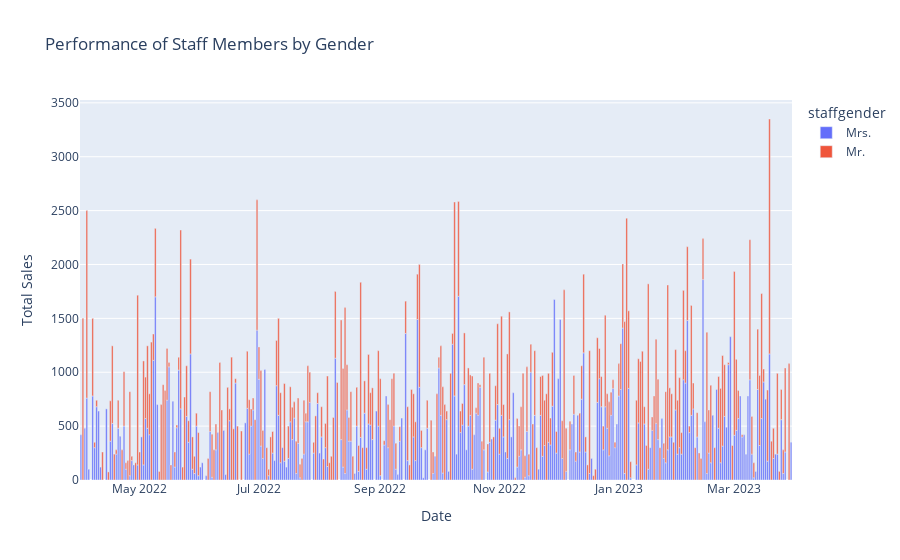

Notebook cell for this chart:
### Code cell
import pandas as pd
import plotly.express as px
df1 = pd.read_csv('Balaji_Fast_Food_Sales_Updated1.csv')

# Convert the 'date' column to datetime
df1['date'] = pd.to_datetime(df1['date'])

# Group the data by 'date' and 'staffgender' and calculate the sum of transaction amounts
sales_by_date_gender = df1.groupby(['date', 'staffgender'])['transaction_amount'].sum().reset_index()

# Create an interactive bar chart using Plotly
fig = px.bar(sales_by_date_gender, x='date', y='transaction_amount', color='staffgender',
              title='Performance of Staff Members by Gender')
fig.update_xaxes(title='Date')
fig.update_yaxes(title='Total Sales')
fig.show()

### Figure 1 — Plotly figure (JSON) as saved in the notebook; plotly's stock layout.template omitted (floating-point values rounded to 4 significant figures; data arrays with more than 128 entries replaced by an {"elided": "..."} marker saying what was removed)
{"data": [{"alignmentgroup": "True", "hovertemplate": "staffgender=Mrs.<br>date=%{x}<br>transaction_amount=%{y}<extra></extra>", "legendgroup": "Mrs.", "marker": {"color": "#636efa", "pattern": {"shape": ""}}, "name": "Mrs.", "offsetgroup": "Mrs.", "orientation": "v", "showlegend": true, "textposition": "auto", "type": "bar", "x": {"elided": "277 str values"}, "xaxis": "x", "y": {"elided": "277 int values"}, "yaxis": "y"}, {"alignmentgroup": "True", "hovertemplate": "staffgender=Mr.<br>date=%{x}<br>transaction_amount=%{y}<extra></extra>", "legendgroup": "Mr.", "marker": {"color": "#EF553B", "pattern": {"shape": ""}}, "name": "Mr.", "offsetgroup": "Mr.", "orientation": "v", "showlegend": true, "textposition": "auto", "type": "bar", "x": {"elided": "286 str values"}, "xaxis": "x", "y": {"elided": "286 int values"}, "yaxis": "y"}], "layout": {"autosize": true, "barmode": "relative", "legend": {"title": {"text": "staffgender"}, "tracegroupgap": 0}, "title": {"text": "Performance of Staff Members by Gender"}, "xaxis": {"anchor": "y", "autorange": true, "domain": [0, 1], "range": ["2022-03-31 12:00", "2023-03-30 12:00"], "title": {"text": "Date"}, "type": "date"}, "yaxis": {"anchor": "x", "autorange": true, "domain": [0, 1], "range": [0, 3526.0], "title": {"text": "Total Sales"}, "type": "linear"}}}
